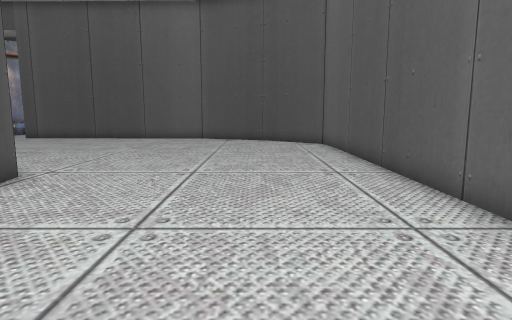
view 1 (above)

17 first-person views from a walk through a scene from a Unity 3-D project. The camera is 1.5 m above the floor, tilts 8° down and sees 75° across. The floor is counted in squares, 1 m on a side. Each view is taken from the middle of a square. On the plan, view 1 faces up. The plan holds only what a view shows up to about 15 squares ahead; the rest is blank. The place goes on beyond the plan. The player is left out.

view 2
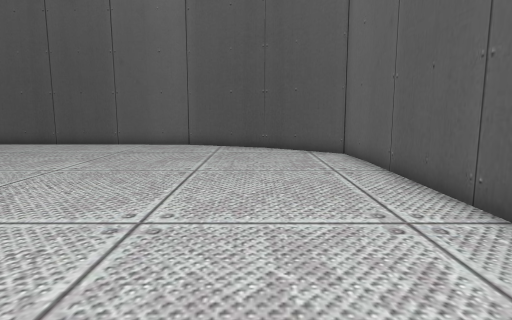

view 3
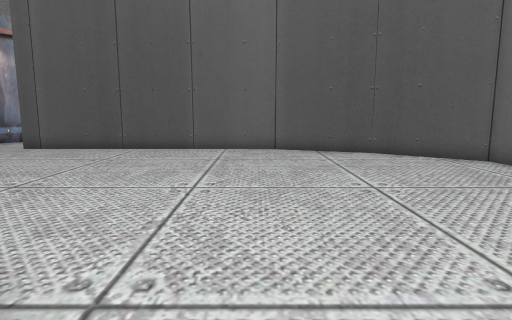

view 4
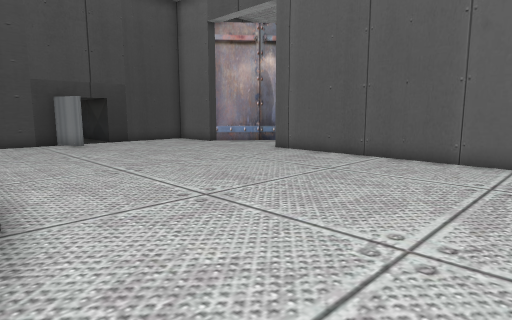

view 5
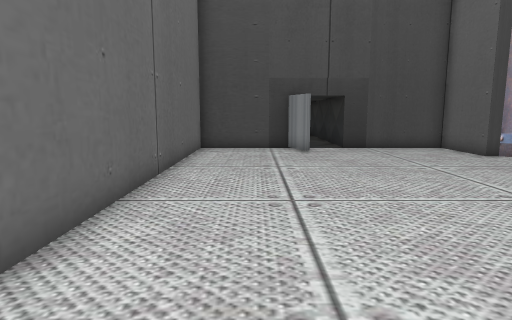

view 6
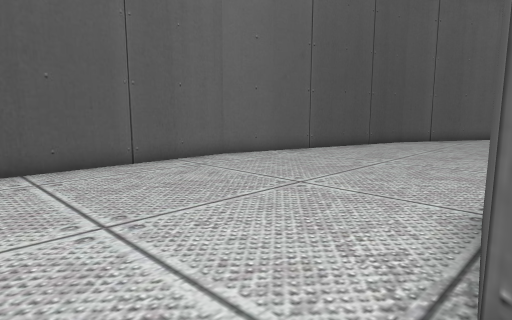

view 7
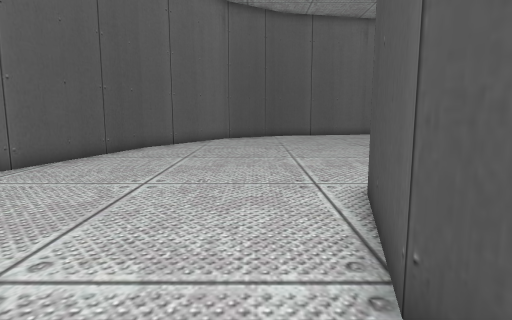

view 8
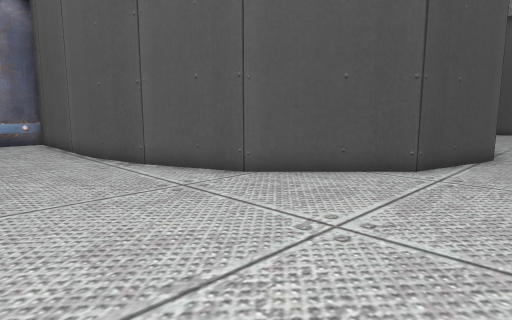

view 9
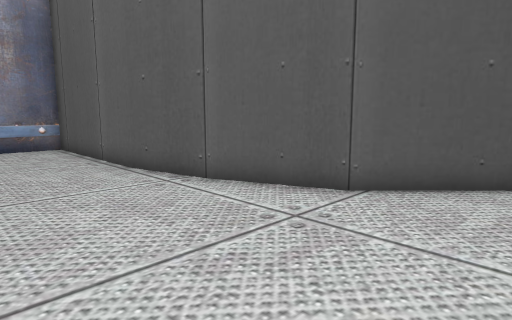

view 10
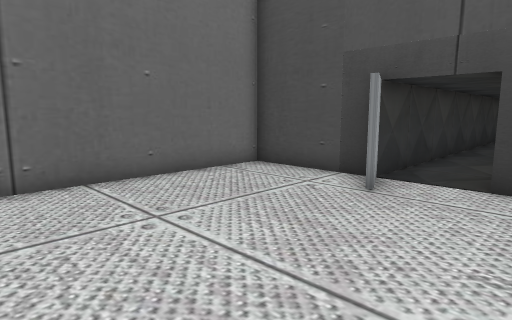

view 11
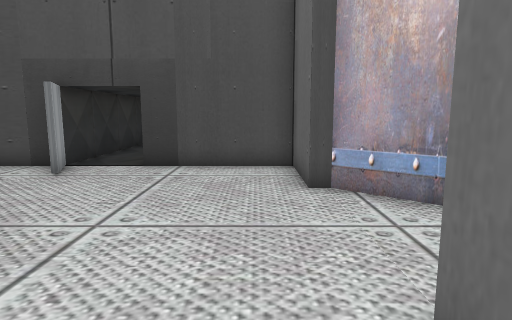

view 12
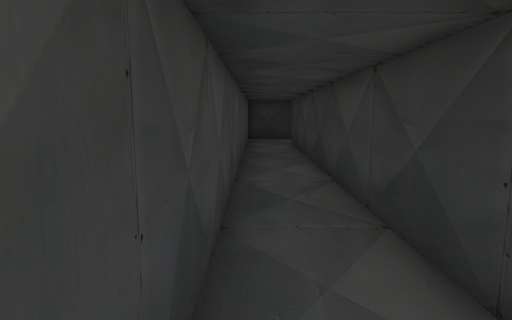

view 13
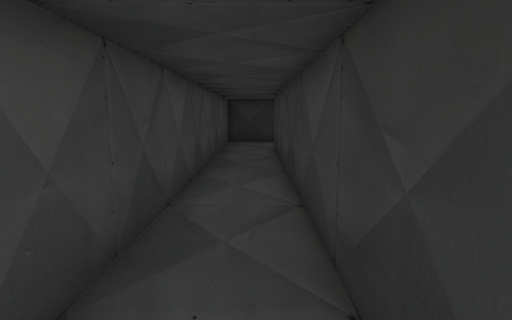

view 14
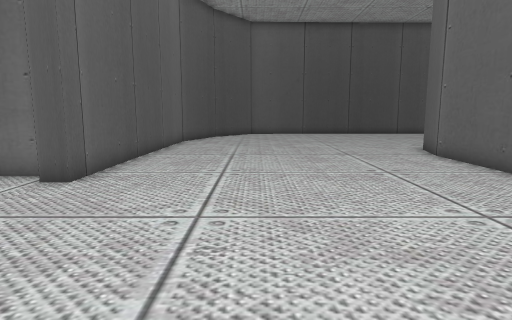

view 15
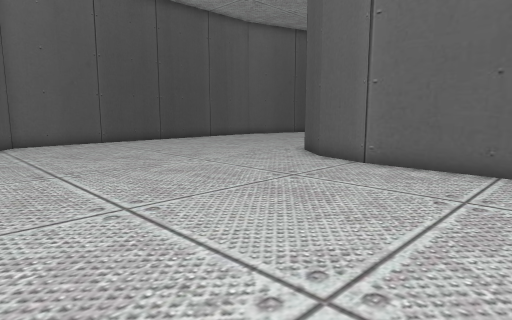

view 16
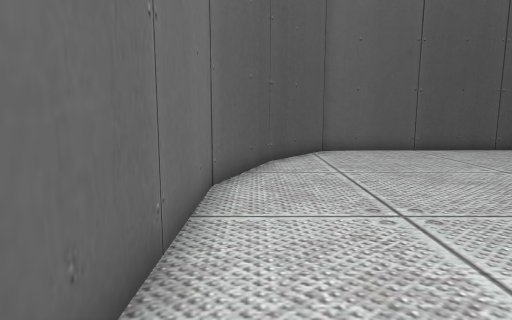

view 17
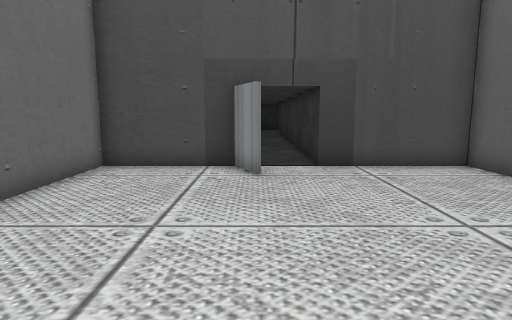

### Floor plan
Points are (right, up) in squares from view 1. A wall is a line through its corners. A room is listed if a view was taken in it or the views show most of it. See-through windows are left out.
Room 1 (views 1, 2, 3, 4, 5, 6, 7, 8, 9, 10, 11, 14, 15, 16, 17)
walls: (-9.3, 9.6) (-7.2, 9.1) (-5.7, 7.8) (-5.1, 4.7) (-6.1, 0.9) (-9.2, -2.2) (-12.3, -3.4); (0.4, 18.6) (-3.2, 19.9) (-13.9, 20.1) (-13.9, 20.7); (3.6, 2) (3.4, 16.2) (0.3, 18.6); (-12.2, -3.4) (-14.9, -4); (-13.1, 21.1) (-13.1, 22.1); (-20, 14) (-21.5, 13.4) (-21.5, 9.6) (-9.2, 9.6); (-14.8, -4) (-21.5, -4) (-21.5, -6); (-21.5, 13.5) (-20.1, 14.2); (-18.5, 20.3) (-21.5, 20.3) (-21.5, 15.8); (-17.3, 22.1) (-18.6, 20.5) (-18.6, 20); (0.9, -7.6) (3.6, 2.1); (0.5, -8.2) (0.9, -7.5)
ways out: opening at (-21, 15) to room 2
Room 2 (views 12, 13)
walls: (-33.5, 13.5) (-21.5, 13.5); (-21.5, 15.8) (-33.5, 15.8)
ways out: opening at (-21, 15) to room 1

Where each view was taken, in squares from view 1:
view 1: 0 up, 0 right, facing up
view 2: 4 up, 0 right, facing up
view 3: 6 up, 4 left, facing up
view 4: 9 up, 4 left, facing up-left
view 5: 12 up, 7 left, facing left
view 6: 10 up, 6 left, facing down-right
view 7: 7 up, 4 left, facing down
view 8: 8 down, 3 left, facing up-left
view 9: 8 down, 6 left, facing up-left
view 10: 17 up, 14 left, facing down-left
view 11: 19 up, 12 left, facing left
view 12: 14 up, 22 left, facing left
view 13: 15 up, 24 left, facing left
view 14: 16 up, 21 left, facing right
view 15: 19 up, 14 left, facing down-right
view 16: 19 up, 10 left, facing right
view 17: 14 up, 12 left, facing left
